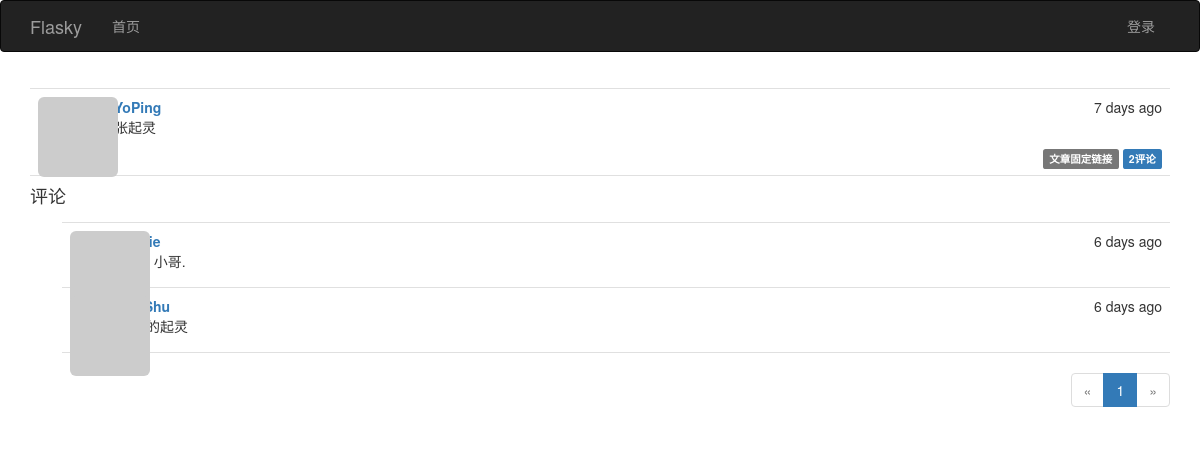
The app's page /post/4 with its own data.
### app/models.py (models this page shows, shortened)
class Post(db.Model):
              __tablename__ = 'posts'  #表名: posts
              id = db.Column(db.Integer, primary_key=True)  #列名： 文章id
              body = db.Column(db.Text)                     #列名:  文章内容
              timestamp = db.Column(db.DateTime, index=True, default=datetime.utcnow) #列名：时间戳
              author_id = db.Column(db.Integer, db.ForeignKey('users.id'))     #作者id 链接到users表的id
              body_html = db.Column(db.Text)      #列名: 博客文章HTML代码缓存（处理Markdown文本）
              comments = db.relationship('Comment', backref='post', lazy='dynamic')
              ''' 使用: python manage.py shell
                        Post.generate_fake(100)
              '''

class User(UserMixin, db.Model):
              __tablename__ = 'users'                                       #表名 users
              id = db.Column(db.Integer, primary_key=True)                  #列名 id
              email = db.Column(db.String(64), unique=True, index=True)     #列名 email （用户使用电子邮件进行登录）
              username = db.Column(db.String(64), unique=True, index=True)  #列名 username
              role_id = db.Column(db.Integer, db.ForeignKey('roles.id'))
              password_hash = db.Column(db.String(128))                     #列名: 密码哈希散列
              confirmed = db.Column(db.Boolean, default=False)              #列名: 注册用户确认 (1表示已验证, 0表示没有验证)
              name = db.Column(db.String(64))                               #列名: 真实姓名
              location = db.Column(db.String(64))                           #列名: 所在地
              about_me = db.Column(db.Text())                               #列名: 自我介绍
              member_since = db.Column(db.DateTime(), default=datetime.utcnow)  #列名: 注册日期
              last_seen = db.Column(db.DateTime(), default=datetime.utcnow)     #列名: 最后访问日期
              avatar_hash = db.Column(db.String(32))  #Gravatar头像生成的MD5值
              posts = db.relationship('Post', backref='author', lazy='dynamic') #外链到posts文章表
              followed = db.relationship('Follow',
                                         foreign_keys=[Follow.follower_id],             #foreign_keys参数指定外键,防止外键间的歧义
                                         backref=db.backref('follower', lazy='joined'), #lazy='joined'  加载记录,但使用联结
                                         lazy='dynamic',                                #lazy='dynamic' 不加载记录，但提供加载记录的查询
                                         cascade='all, delete-orphan')                  #启用所有默认层叠选项,而且删除孤儿记录
              followers = db.relationship('Follow',
                                          foreign_keys=[Follow.followed_id],
                                          backref=db.backref('followed', lazy='joined'),
                                          lazy='dynamic',
                                          cascade='all, delete-orphan')
              comments = db.relationship('Comment', backref='author', lazy='dynamic')
              @property  #@property作用是将方法函数变成了属性
              def password(self):
                            '''  password的只读属性(如果试图读取password属性的值,则会返回错误)  '''
                            raise AttributeError('password is not a readable attribute')
              def gravatar(self, size=100, default='identicon', rating='g'):
                            if request.is_secure:
                                          url = 'https://secure.gravatar.com/avatar'
                            else:
                                          url = 'http://www.gravatar.com/avatar'
                            hash = self.avatar_hash or hashlib.md5(self.email.encode('utf-8')).hexdigest()
                            return '{url}/{hash}?s={size}&d={default}&r={rating}'.format(url=url, hash=hash, size=size, default=default, rating=rating)
              ''' 使用: python manage.py shell
                       User.generate_fake(100)
              '''

class Comment(db.Model):
              __tablename__ = 'comments'
              id = db.Column(db.Integer, primary_key=True)
              body = db.Column(db.Text)
              body_html = db.Column(db.Text)
              timestamp = db.Column(db.DateTime, index=True, default=datetime.utcnow)
              disabled = db.Column(db.Boolean)
              author_id = db.Column(db.Integer, db.ForeignKey('users.id'))
              post_id = db.Column(db.Integer, db.ForeignKey('posts.id'))

### app/main/views.py (the view)
@main.route('/post/<int:id>', methods=['GET', 'POST'])
def post(id):
    post = Post.query.get_or_404(id)
    form = CommentForm()
    if form.validate_on_submit():
        comment = Comment(body=form.body.data, post=post, author=current_user._get_current_object())
        db.session.add(comment)
        flash(u'评论已发布.')
        return redirect(url_for('.post', id=post.id, page=-1))
    page = request.args.get('page', 1, type=int)
    if page == -1:
        page = (post.comments.count() -1) / current_app.config['FLASKY_COMMENTS_PER_PAGE'] + 1
    pagination = post.comments.order_by(Comment.timestamp.asc()).paginate(page, per_page=current_app.config['FLASKY_COMMENTS_PER_PAGE'], error_out=False)
    comments = pagination.items
    return render_template('post.html', posts=[post], form=form, comments=comments, pagination=pagination)

### app/auth/views.py (called while the page is built)
@auth.before_app_request
def before_request():
              ''' 2.更新已登录用户的访问时间 '''
              if current_user.is_authenticated():
                            current_user.ping()   #更新已登录用户的访问时间
                            if not current_user.confirmed \
                               and request.endpoint[:5] != 'auth.' \
                               and request.endpoint != 'static':
                                          return redirect(url_for('auth.unconfirmed'))

### app/main/__init__.py (called while the page is built)
@main.app_context_processor
def inject_permissions():
              return dict(Permission=Permission)

### app/models.py (called while the page is built)
              def can(self, permissions):
                            return False

              def is_administrator(self):
                            return False

### app/templates/post.html (shortened to what this page needs)
{% extends "base.html" %}
{% import "bootstrap/wtf.html" as wtf %}
{% import "_macros.html" as macros %}
{% block page_content %}
{% include '_posts.html' %}
<h4 id="comments">评论</h4>
{% include '_comments.html' %}
{% if pagination %}
<div class="pagination">
 {{ macros.pagination_widget(pagination, '.post', fragment="#comments", id=posts[0].id) }}
</div>
{% endif %}
{% endblock %}

### app/templates/_posts.html (shortened to what this page needs)
<ul class="posts">
{% for post in posts %}
<li class="post">
   <div class="post-thumbnail">
      <a href="{{ url_for('.user', username=post.author.username) }}">
      <img class="img-rounded profile-thumbnail" src="{{ post.author.gravatar(size=40) }}">
      </a>
   </div>
  <div class="post-content">
    <div class="post-date">{{ moment(post.timestamp).fromNow() }}</div>
    <div class="post-author"><a href="{{ url_for('.user', username=post.author.username) }}">{{ post.author.username }}</a></div>
    <div class="post-body">
    {% if post.body_html %}
        {{ post.body_html | safe }}
    {% else %}
        {{ post.body }}
    {% endif %}
    </div>
    <div class="post-footer">
    <a href="{{ url_for('.post', id=post.id) }}">
    <span class="label label-default">文章固定链接</span>
    </a>
    <a href="{{ url_for('.post', id=post.id) }}#comments">
    <span class="label label-primary">{{ post.comments.count()}}评论</span>
    </a>
    </div>
  </div>
</li>
{% endfor %}
</ul>

### app/templates/_comments.html (shortened to what this page needs)
<ul class="comments">
{% for comment in  comments %}
<li class="comment">
<div class="comment-thmbnail">
 <a href="{{ url_for('.user', username=comment.author.username) }}">
  <img class="img-rounded profile-thumbnail" src="{{ comment.author.gravatar(size=40) }}">
 </a>
</div>
<div class="comment-content">
 <div class="comment-date">{{ moment(comment.timestamp).fromNow() }}</div>
 <div class="comment-author">
  <a href="{{ url_for('.user', username=comment.author.username) }}">{{ comment.author.username}}</a>
</div>
<div class="comment-body">
{% if moderate or not comment.disabled %}
  {% if comment.body_html %}
        {{ comment.body_html | safe }}
  {% else %}
       {{ comment.body }}
  {% endif %}
{% endif %}
</div>
</div>
</li>
{% endfor%}
</ul>

### app/static/styles.css (style rules this page uses)
.profile-thumbnail { position: absolute; }
ul.posts { list-style-type: none; padding: 0px; margin: 16px 0px 0px 0px; border-top: 1px solid #e0e0e0; }
ul.posts li.post { padding: 8px; border-bottom: 1px solid #e0e0e0; }
div.post-date { float: right; }
div.post-author { font-weight: bold; }
div.post-thumbnail { position: absolute; }
div.post-content { margin-left: 48px; min-height: 48px; }
div.post-footer { text-align: right; }
div.pagination { width: 100%; text-align: right; padding: 0px; margin: 0px; }
ul.comments { list-style-type: none; padding: 0px; margin: 16px 0px 0px 0px; bborder-top: 1px solid #e0e0e0; }
ul.comments li.comment { margin-left: 32px; padding: 8px; border-bottom: 1px solid #e0e0e0; }
ul.comments li.comment:nth-child(1) { border-top: 1px solid #e0e0e0; }
div.comment-date { float: right; }
div.comment-author { font-weight: bold; }
div.comment-content { margin-left: 48px; min-height: 48px; }

### records on screen
Post: timestamp "7 days ago", author.username "MenYoPing", body_html "我是张起灵", comments.count "2"
Comment: timestamp "6 days ago", body_html "Hello 小哥."
Comment: timestamp "6 days ago", body_html "张家的起灵"

### other values on screen
{{ p }} "1"
